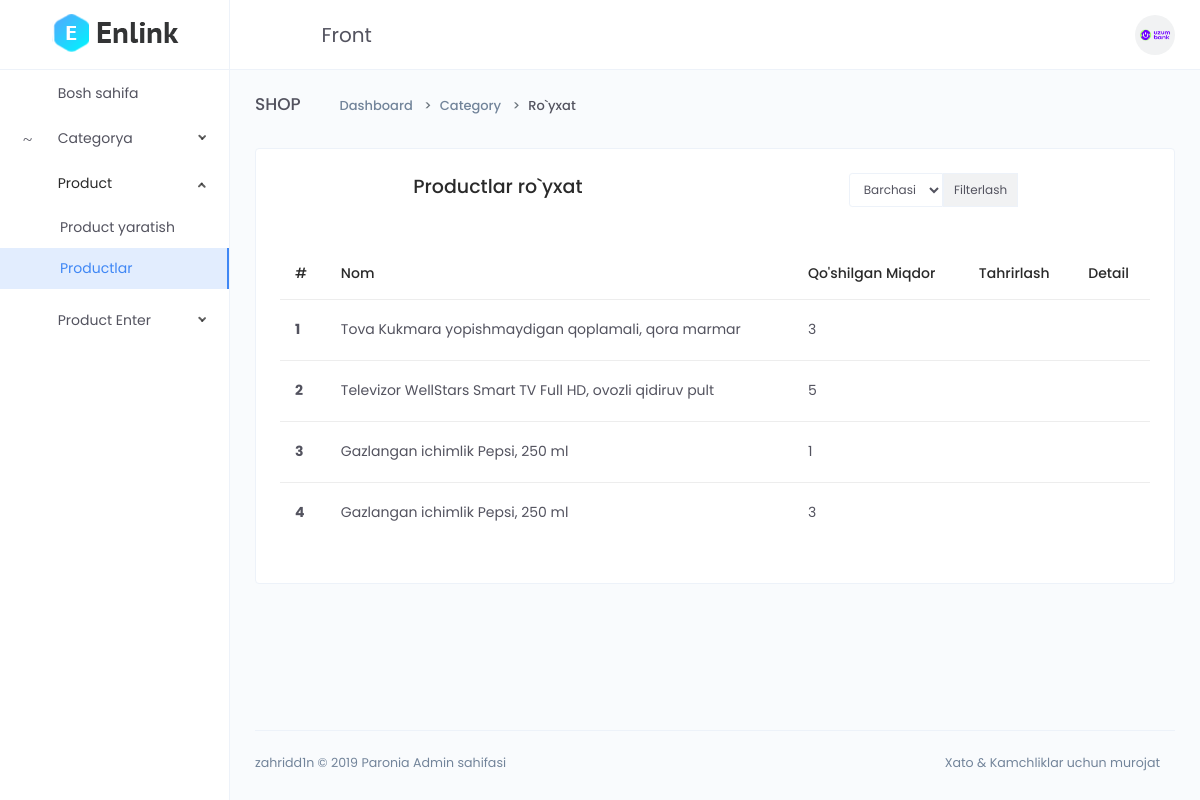
Screenshot of /dashboard/enter-product-list/ (signed in) with the database file from the repository.
### main/models.py (models this page shows, shortened)
class CodeGenerate(models.Model):
    code = models.CharField(max_length=255, blank=True, unique=True)
    class Meta:
        abstract = True

class EnterProduct(CodeGenerate):
    product = models.ForeignKey(Product, on_delete=models.SET_NULL, null=True)
    quantity = models.IntegerField()
    date = models.DateTimeField(auto_now_add=True)

class Product(CodeGenerate):
    category = models.ForeignKey(Category, on_delete=models.CASCADE)
    name = models.CharField(max_length=255)
    body = models.TextField()
    price = models.DecimalField(decimal_places=2, max_digits=10)  # +
    discount_price = models.DecimalField(decimal_places=2, max_digits=10,
                                         blank=True, null=True)  # +
    banner_img = models.ImageField(upload_to='banner-img')
    quantity = models.IntegerField()
    delivery = models.BooleanField(default=False)  # +

### main/func.py (the view)
    def wrapper(request, *args, **kwargs):
        if request.user.is_staff:
            return func(request, *args, **kwargs)
        else:
            return redirect("front:index")

### main/dashboard/views.py (called while the page is built)
@staff_required
def enter_product_list(request):
    queryset = models.EnterProduct.objects.all()
    context = {
        'queryset': queryset
    }
    return render(request, 'dashboard/enterproduct/list.html', context)

### main/func.py (called while the page is built)
def staff_required(func):
    def wrapper(request, *args, **kwargs):
        if request.user.is_staff:
            return func(request, *args, **kwargs)
        else:
            return redirect("front:index")
    return wrapper

### templates/dashboard/enterproduct/list.html (shortened to what this page needs)
{% extends 'dashboard/base.html' %}
{% block content %}
<div class="main-content">
    <div class="page-header">
        <h2 class="header-title">SHOP</h2>
        <div class="header-sub-title">
            <nav class="breadcrumb breadcrumb-dash">
                <a href="#" class="breadcrumb-item"><i class="anticon anticon-home m-r-5"></i>Dashboard</a>
                <a class="breadcrumb-item" href="#">Category</a>
                <span class="breadcrumb-item active">Ro`yxat</span>
            </nav>
        </div>
    </div>
    <div class="card">
        <div class="card-body">
            <div class="d-flex justify-content-around">
                <h4>Productlar ro`yxat</h4>
                <div>
                    <form class="input-group input-group-sm mb-3">
                        <select name="category_id" class="form-control">
                            <option value="0">Barchasi</option>
                        </select>
                        <div class="input-group-prepend">
                            <button class="input-group-text" id="inputGroup-sizing-sm" type="submit">Filterlash</button>
                        </div>
                    </form>
                </div>
            </div>
            <div class="m-t-25">
                <div class="table-responsive">
                    <table class="table">
                        <thead>
                            <tr>
                                <th scope="col">#</th>
                                <th scope="col">Nom</th>
                                <th scope="col">Qo'shilgan Miqdor</th>
                                <th scope="col">Tahrirlash</th>
                                <th scope="col">Detail</th>
                            </tr>
                        </thead>
                        <tbody>
                            {% for q in queryset %}
                            <tr>
                                <th scope="row">{{forloop.counter}}</th>
                                <td>{{q.product.name}}</td>
                                <td>{{q.quantity}}</td>
                                <td>
                                    <a href="{% url 'dashboard:enter_product_update' q.code %}"> <button class="btn btn-icon btn-hover btn-sm btn-rounded pull-right">
                                        <i class="anticon anticon-edit"></i>
                                    </button></a>
                                </td>
                                <td>
                                    <a href="{% url 'dashboard:enter_product_detail' q.code %}"> <button class="btn btn-icon btn-hover btn-sm btn-rounded pull-right">
                                     <i class="anticon anticon-export"></i>
                                    </button></a>
                                </td>
                            </tr>
                            {% endfor %}
                        </tbody>
                    </table>
                </div>
            </div>
        </div>
    </div>
</div>
{% endblock %}

### rows the page displays
EnterProduct: product.name "Tova Kukmara yopishmaydigan qoplamali, qora marmar", quantity "3"
EnterProduct: product.name "Televizor WellStars Smart TV Full HD, ovozli qidiruv pult", quantity "5"
EnterProduct: product.name "Gazlangan ichimlik Pepsi, 250 ml", quantity "1"
EnterProduct: product.name "Gazlangan ichimlik Pepsi, 250 ml", quantity "3"
